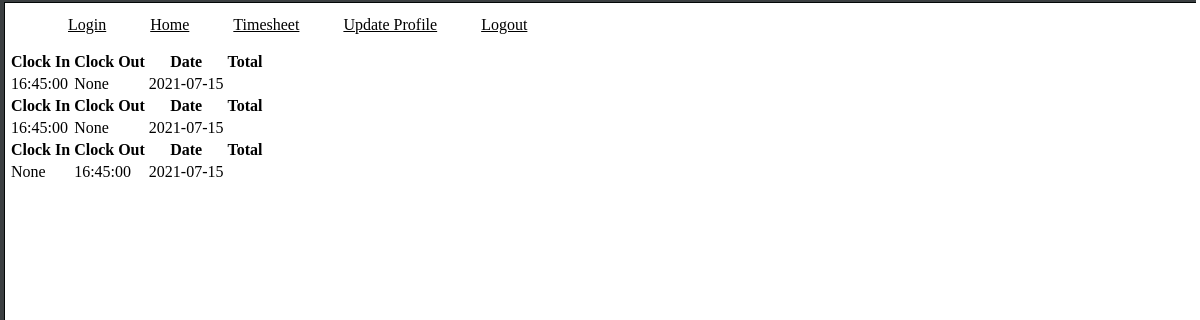
Before: /timesheet (signed in) with the older database file.
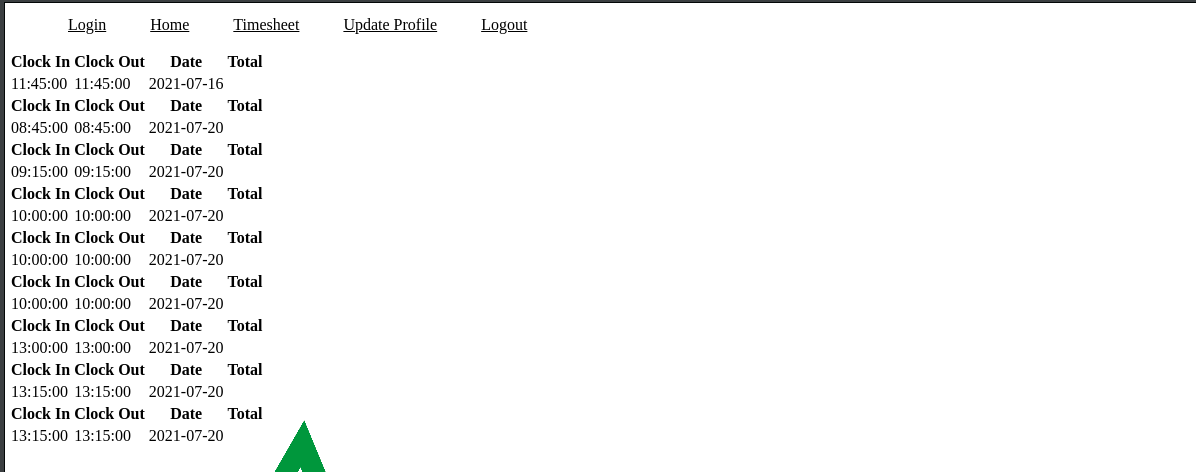
After: the same page with the newer database file.
### app.py (models this page shows)
class Account(db.Model):
    id = db.Column(db.Integer, primary_key=True)
    owner_id = db.Column(db.Integer, db.ForeignKey('users.id'))
    clockInEntry = db.Column(db.String(8))
    clockOutEntry = db.Column(db.String(8))
    date = db.Column(db.DATE)

### app.py (the view)
@app.route('/timesheet', methods=['POST', 'GET'])
@login_required
def timesheet():
    user = Account.query.all()
    account = Account.query.filter_by(owner_id=current_user.id)
    name = current_user.name
    return render_template('viewTimesheet.html', user=user, account=account, name=name)

### app.py (called while the page is built)
@login_manager.user_loader
def load_user(uid):
    user = Users.query.get(uid)
    return user

### templates/viewTimesheet.html (shortened to what this page needs)
{% extends "base.html" %}
{% block content %}
<table id="timesheetTable">
  {% for entry in account %}
  <th>
    Clock In
  </th>
  <th>
    Clock Out
  </th>
  <th>
    Date
  </th>
  <th>
    Total
  </th>
  <tr>
    {% if user.id == account.owner_id %}
    <td>{{ entry.clockInEntry }}</td>
    {% endif %}
    <td>{{ entry.clockOutEntry }}</td>
    <td>{{ entry.date }}</td>
  </tr>
  {% endfor %}
</table>
{% endblock %}

### templates/base.html (shortened to what this page needs)
<!DOCTYPE html>
<html lang="en">
<head>
    <link href="/static/style.css" rel="stylesheet"/>
</head>
<body>
 <nav>
        <ul>
            <li> <a href="/">Login</a> </li>
            <li> <a href="/home">Home</a></li>
            <li> <a href="/timesheet">Timesheet</a></li>
            <li> <a href="/profile">Update Profile</a></li>
            <li> <a href="/logout">Logout</a></li>
        </ul>
    </nav>
{% block content %}
{% endblock %}
</body>
</html>

### static/style.css (style rules this page uses)
body { background-image: url(/static/BG.png); background-repeat:no-repeat; background-position-y: top; background-position-x: top; }
th { color: black; }
td { color: black; }
a { text-align: center; color: black; }
nav ul { list-style-type: none; }
nav ul li { display: inline; padding: 20px; }
table { display: table; }

Changed rows visible on the page:
no longer on this page (row edited): Account: clockInEntry "None", clockOutEntry "16:45:00", date "2021-07-15"
changed Account (number 1 of 9 on the later page): clockInEntry "16:45:00" → "11:45:00"; clockOutEntry "None" → "11:45:00"; date "2021-07-15" → "2021-07-16"
changed Account (number 2 of 9 on the later page): clockInEntry "16:45:00" → "08:45:00"; clockOutEntry "None" → "08:45:00"; date "2021-07-15" → "2021-07-20"
added Account: clockInEntry "09:15:00", clockOutEntry "09:15:00", date "2021-07-20"
added Account: clockInEntry "10:00:00", clockOutEntry "10:00:00", date "2021-07-20"
added Account: clockInEntry "10:00:00", clockOutEntry "10:00:00", date "2021-07-20"
added Account: clockInEntry "10:00:00", clockOutEntry "10:00:00", date "2021-07-20"
added Account: clockInEntry "13:00:00", clockOutEntry "13:00:00", date "2021-07-20"
added Account: clockInEntry "13:15:00", clockOutEntry "13:15:00", date "2021-07-20"
added Account: clockInEntry "13:15:00", clockOutEntry "13:15:00", date "2021-07-20"
